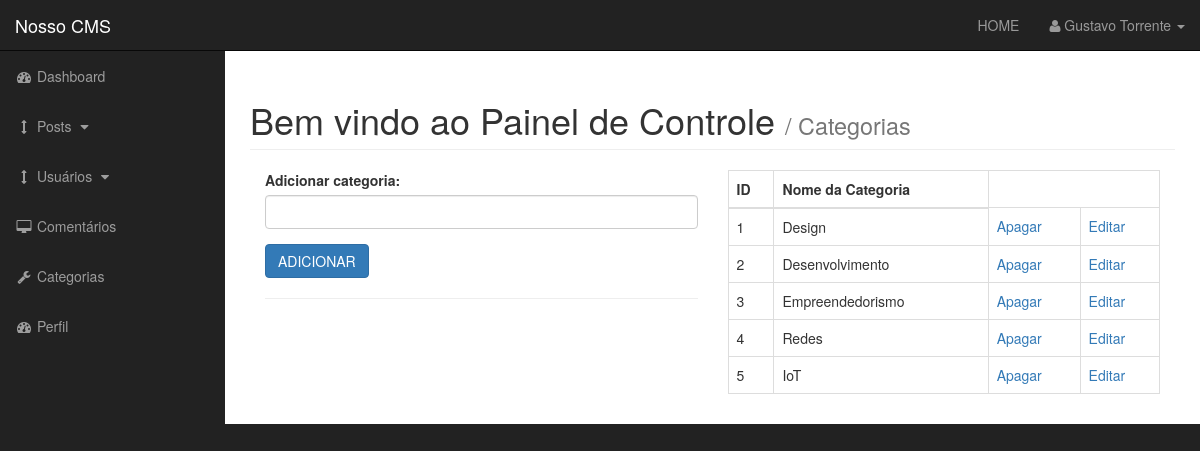
Screenshot of /admin/categorias.php (signed in) with the database file from the repository.
### tables this page shows
CREATE TABLE `categoria` (
  `cat_id` int(10) NOT NULL,
  `cat_nome` varchar(40) NOT NULL
);

### admin/includes/functions.php (the view, shortened to what this page needs)
<?php
function mostraDadosCategoria(){
    global $connection;
    $query = "SELECT * FROM categoria";
                $select_todas_categorias = mysqli_query($connection, $query);
                    while($row = mysqli_fetch_assoc($select_todas_categorias)){
                        $cat_id = $row['cat_id'];
                        $cat_nome = $row['cat_nome'];
                        echo "<tr>";
                        echo "<td>  $cat_id  </td>";
                        echo "<td>  $cat_nome  </td>";
                        echo "<td><a href='categorias.php?delete={$cat_id}'>Apagar</a></td>";
                        echo "<td><a href='categorias.php?edit={$cat_id}'>Editar</a></td>";
                        echo "</tr>";
                    }
}
?>

### admin/css/sb-admin.css (style rules this page uses)
body { margin-top: 100px; background-color: #222; }
@media (min-width:768px) { body { margin-top: 50px; } }

### rows the page displays
categoria: cat_id "1", cat_nome "Design"
categoria: cat_id "2", cat_nome "Desenvolvimento"
categoria: cat_id "3", cat_nome "Empreendedorismo"
categoria: cat_id "4", cat_nome "Redes"
categoria: cat_id "5", cat_nome "IoT"
